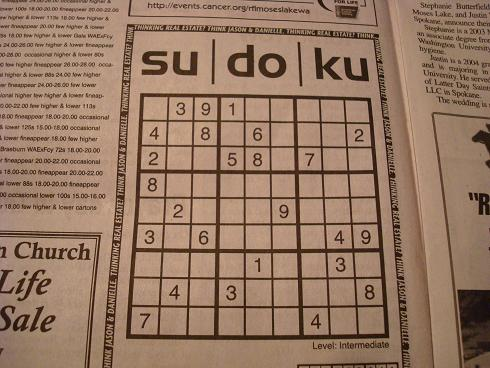
#> input picture sample images/sudoku1.jpg, 490 x 368 px
$ python extract_sudoku.py
#> lines starting #> are read from the running program, lines starting #| are printed output that depends on the picture; after the words box and inside, x2 and y2 are one past the last pixel; in counts of white or black regions, pixels touching at a corner belong together
#> in exact_sudoku, image is the input picture: shape (368, 490, 3); mean B, G, R 99.6, 120.7, 150.8
### grid recognition/grid_recogniser.py
import cv2
import imutils
import numpy as np


def get_perspective(img, location, height=900, width=900):
    pts1 = np.float32([location[0], location[3], location[1], location[2]])
    pts2 = np.float32([[0, 0], [width, 0], [0, height], [width, height]])

    matrix = cv2.getPerspectiveTransform(pts1, pts2)
    result = cv2.warpPerspective(img, matrix, (width, height))
    return result


# [7 lines left out: function get_inv_perspective, not called in this run]


def grid_recognition(img):
    gray = cv2.cvtColor(img, cv2.COLOR_BGR2GRAY)
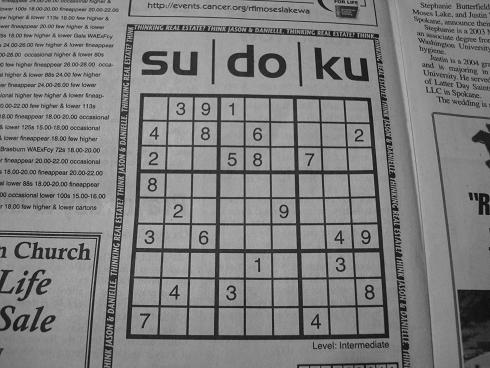
#> gray: shape (368, 490); min 4, max 196, mean 127.3
    bfilter = cv2.bilateralFilter(gray, 13, 20, 20)
    edged = cv2.Canny(bfilter, 30, 180)
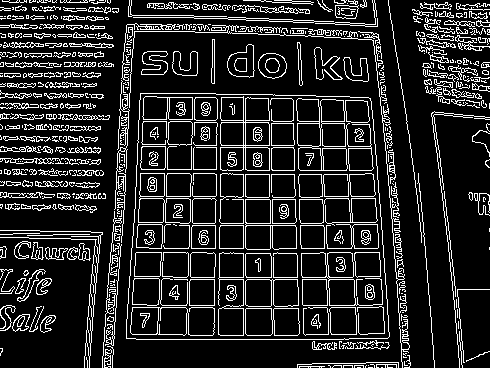
#> edged: shape (368, 490); 15% white in thin lines or dots
    key_points = cv2.findContours(edged.copy(), cv2.RETR_TREE, cv2.CHAIN_APPROX_SIMPLE)
#> key_points = 1045 contours, 712 with area under 20; largest, box (x1, y1, x2, y2) and area: (126, 93, 390, 340) 60369, (126, 93, 390, 340) 60368, (296, 98, 374, 171) 3549, (220, 96, 270, 171) 3238, (301, 252, 383, 306) 1906
    contours = imutils.grab_contours(key_points)
#> contours has the same summary as key_points

    new_img = cv2.drawContours(img.copy(), contours, -1, (0, 255, 0), 3)
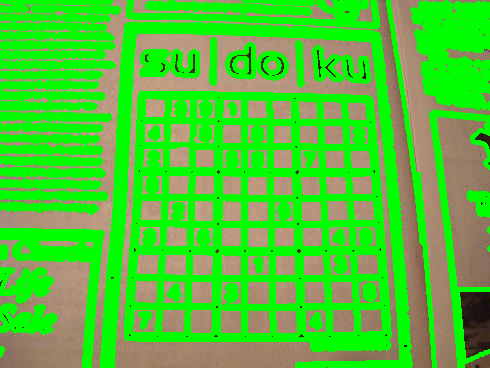
#> new_img: shape (368, 490, 3); mean B, G, R 52.6, 199.2, 77.4

    contours = sorted(contours, key=cv2.contourArea, reverse=True)[:15]
#> contours = 15 contours; largest, box (x1, y1, x2, y2) and area: (126, 93, 390, 340) 60369, (126, 93, 390, 340) 60368, (296, 98, 374, 171) 3549, (220, 96, 270, 171) 3238, (301, 252, 383, 306) 1906
    location = None

    for contour in contours:
        approx = cv2.approxPolyDP(contour, 15, True)
        if len(approx) == 4:
            location = approx
            break
#> this loop made 1 pass
#> location on pass 1: [[140, 93], [126, 338], [389, 336], [370, 98]]
    result = get_perspective(img, location)
#> in get_perspective, `pts1 = np.float32([location[0], location[3], location[1], location[2]])`: pts1 = [[140, 93], [370, 98], [126, 338], [389, 336]]
#> in get_perspective, `matrix = cv2.getPerspectiveTransform(pts1, pts2)`: matrix = [[3.94, 0.225, -573], [-0.0949, 4.36, -392.5], [-0.000138, 0.000611, 1]]
#> in get_perspective, `result = cv2.warpPerspective(img, matrix, (width, height))`:
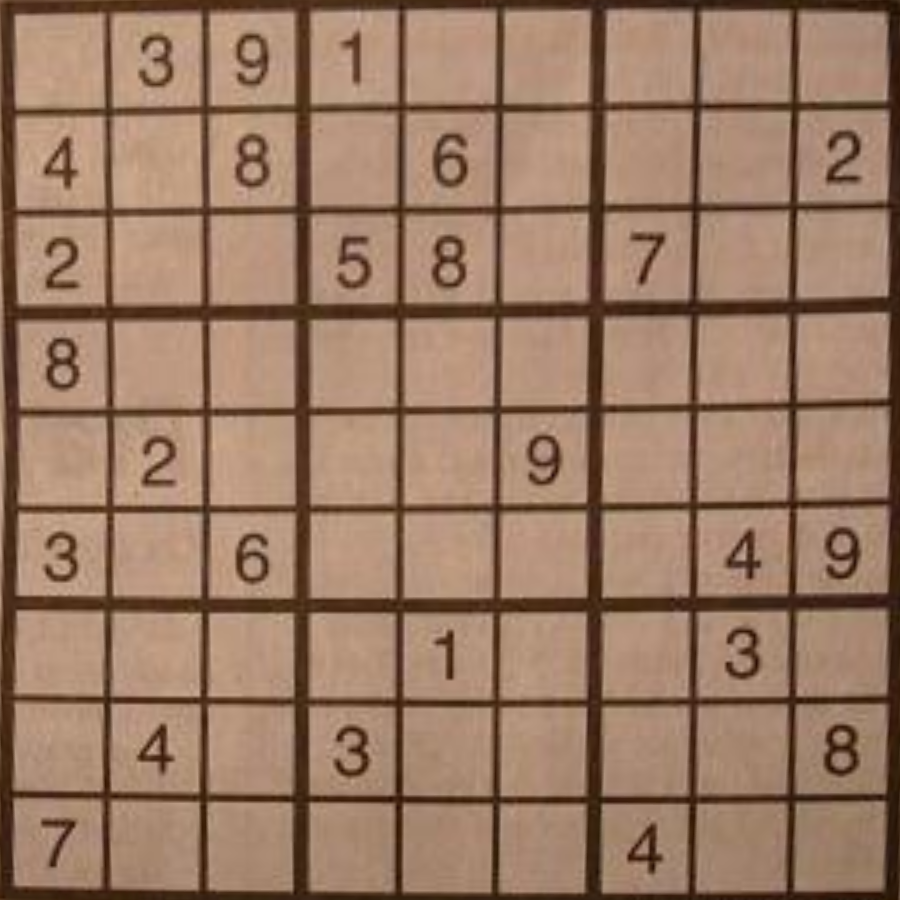
#> result: shape (900, 900, 3); mean B, G, R 101, 122.8, 154.8
    cv2.imshow('grid recognition', result)
    return result, location

### grid recognition/extract_sudoku.py
import cv2
from grid_recogniser import grid_recognition


def exact_sudoku():
    image = cv2.imread('../sample images/sudoku1.jpg')
    grid = grid_recognition(image)
    cv2.imshow('image', image)
    cv2.waitKey(0)
    cv2.destroyAllWindows()


exact_sudoku()
